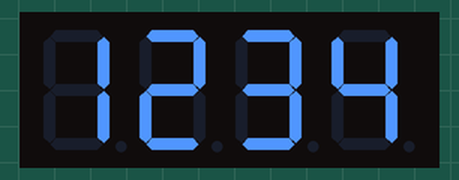
The sketch below on a simulated Arduino Uno, built with avr-gcc and run on an emulated ATmega328P. Shown: 4-digit seven-segment display.

Above: at 0.1 s.
At 1.1 s:
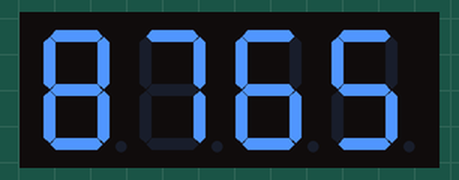

The sketch:

7_segments.ino
```cpp
#include <TM1637Display.h>

// Module connection pins (Digital Pins)
#define CLK 9
#define DIO 10

TM1637Display display(CLK, DIO);

void setup() {
  display.setBrightness(0x0f);
}

void loop() {
  display.showNumberDec(1234, false);
  delay(1000);
  display.showNumberDec(8765, false);
  delay(1000);
}
```

Measured:
- what the display in image 1 shows lasts 1.1 s, from 1.0 s to 2.1 s
